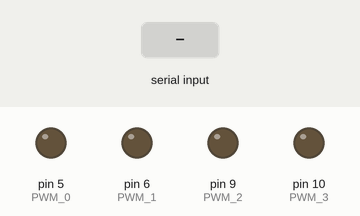
A sketch run on a simulated Arduino Uno, built with avr-gcc and run on an emulated ATmega328P. Parts: output pins drawn as LEDs (lit = HIGH). The inputs (shaded band) are chosen by the test bench.

Above: at 1.2 s.
1.3 s: "w" received over Serial
At 2.4 s:
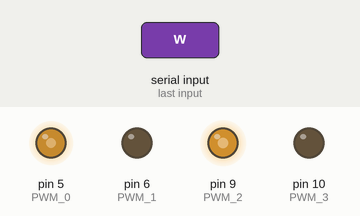
2.8 s: "a" received over Serial
At 3.6 s:
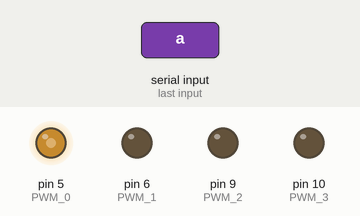
4.3 s: "d" received over Serial
At 4.7 s:
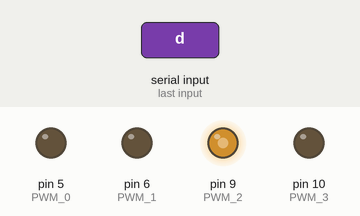
5.8 s: "q" received over Serial
At 7.0 s:
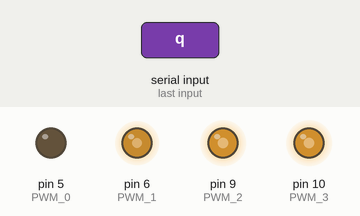
7.3 s: "w" received over Serial
At 8.2 s:
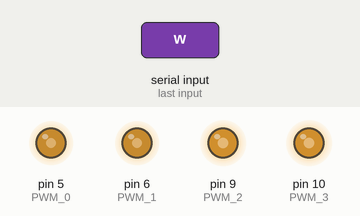
8.8 s: "a" received over Serial
At 9.4 s:
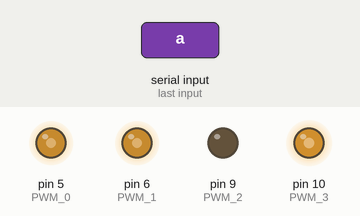
Timing chart, 0 to 11.3 s (numbered marks = the images above; inputs shaded):
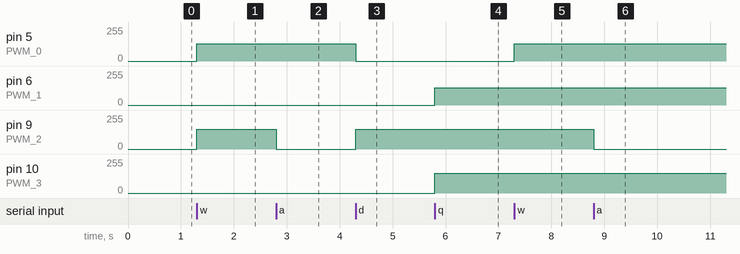

The sketch:

keyboard.ino
```cpp
#include <Arduino.h>

#define PWM_0 5
#define PWM_1 6
#define PWM_2 9
#define PWM_3 10

void setup() {
  pinMode(PWM_0, OUTPUT);
  pinMode(PWM_1, OUTPUT);
  pinMode(PWM_2, OUTPUT);
  pinMode(PWM_3, OUTPUT);
  Serial.begin(9600);
  Serial.setTimeout(0.1);
}

// GLOBAL VARIABLES
int pmw_speed[4] = {0, 0, 0, 0};
int max_left = 150 * 0.86;
int max_right = 150;
int state = 0;
int last_state = 0;
int spam_counter = 0;

void forward(){
  pmw_speed[0] = max_left;
  pmw_speed[2] = max_right;
  return;
}

// Backward, Im using IBT H-Bridge
void backward(){
  pmw_speed[1] = max_left;
  pmw_speed[3] = max_right;
}

void stop(){
  pmw_speed[0] = 0;
  pmw_speed[1] = 0;
  pmw_speed[2] = 0;
  pmw_speed[3] = 0;
  return;
}

void right(){
  pmw_speed[0] = 0;
  pmw_speed[2] = max_right;
  return;
}

void left(){
  pmw_speed[0] = max_left;
  pmw_speed[2] = 0;
  return;
}

void loop(){
  if (Serial.available() > 0){
    char input = Serial.read();

    switch(input){
      case 'w':
        forward();
        state = 1;
        break;
      case 's':
        stop();
        state = 0;
        break;
      case 'a':
        left();
        state = 2;
        break;
      case 'd':
        right();
        state = 3;
        break;
      case 'q':
        backward();
        state = 4;
        break;
      default:
        break;
    }
  }
  // PWM Write
  analogWrite(PWM_0, pmw_speed[0]);
  analogWrite(PWM_1, pmw_speed[1]);
  analogWrite(PWM_2, pmw_speed[2]);
  analogWrite(PWM_3, pmw_speed[3]);

}
```

Measured:
- after the input at 1.3 s, pin 5 (PWM_0): 0/255 → 129/255 at once; pin 9 (PWM_2): 0/255 → 150/255 at once
- after the input at 2.8 s, pin 9 (PWM_2): 150/255 → 0/255 at once
- after the input at 4.3 s, pin 5 (PWM_0): 129/255 → 0/255 at once; pin 9 (PWM_2): 0/255 → 150/255 at once
- after the input at 5.8 s, pin 6 (PWM_1): 0/255 → 129/255 at once; pin 10 (PWM_3): 0/255 → 150/255 at once
- after the input at 7.3 s, pin 5 (PWM_0): 0/255 → 129/255 at once
- after the input at 8.8 s, pin 9 (PWM_2): 150/255 → 0/255 at once
